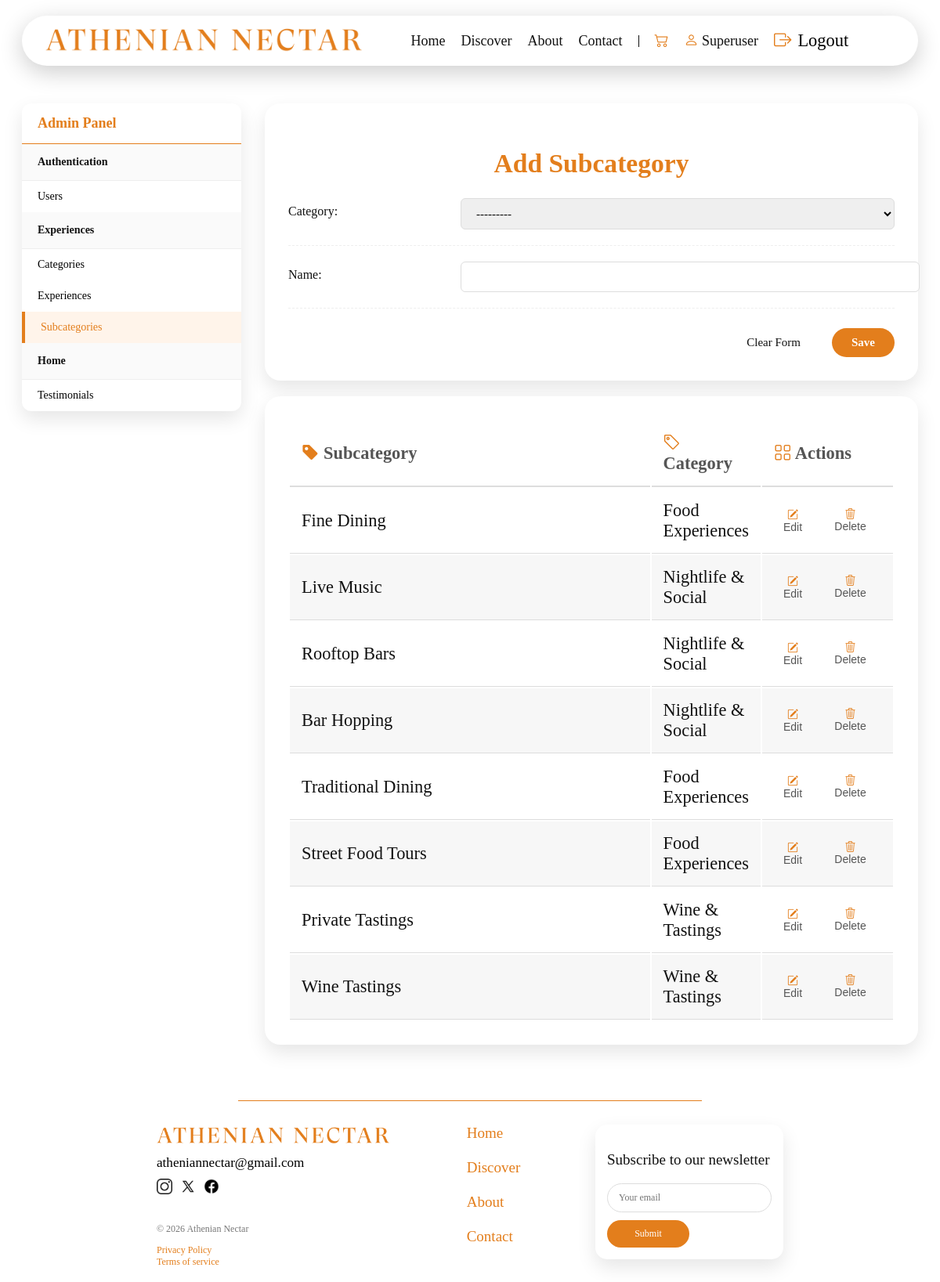
Page /adminpanel/subcategory/add/ (signed in) on the committed database.
### experiences/models.py (models this page shows, shortened)
class Subcategory(models.Model):
    name = models.CharField(max_length=100)
    category = models.ForeignKey(Category, on_delete=models.CASCADE)
    class Meta:
        verbose_name_plural = "Subcategories"

class Category(models.Model):
    name = models.CharField(max_length=100)
    class Meta:
        verbose_name_plural = "Categories"
    def __str__(self):
        return self.name

### adminpanel/views.py (the view)
# urls.py: path('subcategory/add/', views.add_subcategory, name='add_subcategory'),
@user_passes_test(check_admin, login_url='login')
def add_subcategory(request):
    if request.method == 'POST':
        sub_id = request.POST.get('subcategory_id')
        if sub_id:
            try:
                sub_to_update = Subcategory.objects.get(id=sub_id)
                form = SubcategoryForm(request.POST, request.FILES, instance=sub_to_update)
            except Subcategory.DoesNotExist:
                form = SubcategoryForm(request.POST, request.FILES)
        else:
            form = SubcategoryForm(request.POST, request.FILES)
        if form.is_valid():
            form.save()
            return redirect('add_subcategory')
    else:
        form = SubcategoryForm()
    all_subcategories = Subcategory.objects.select_related('category').all().order_by('-id')
    context = {
        'form': form,
        'subcategories': all_subcategories,
    }
    return render(request, 'adminpanel/add_subcategory.html', context)

### adminpanel/forms.py
class SubcategoryForm(forms.ModelForm):
    class Meta:
        model = Subcategory
        fields = ['category', 'name']
        widgets = {
            'name': forms.TextInput(attrs={'class': 'form-control', 'maxlength': '10'}),
        }

### adminpanel/views.py (called while the page is built)
def check_admin(user):
    return user.is_superuser # or user.is_staff

### orders/context_processors.py (called while the page is built)
def cart_processor(request):
    cart = request.session.get('cart', {})
    cart_item_count = len(cart)
    return {'cart_item_count': cart_item_count}

### adminpanel/templates/adminpanel/add_subcategory.html (shortened to what this page needs)
{% extends 'home/base.html' %}
{% load static %}
{% block extra_css %}
    <link rel="stylesheet" href="{% static 'css/adminpanel.css' %}">
    <link rel="stylesheet" href="{% static 'css/users.css' %}">
{% endblock %}
{% block content %}
<div class="add-container">
    <div class="sidebar">
        <div class="admin-side-title">
            <a href="{% url 'admin_panel' %}">Admin Panel</a>
        </div>
        <div>
            <div class="side-title">Authentication</div>
            <a href="{% url 'add_user' %}" class="side-link">Users</a>
        </div>
        <div>
            <div class="side-title">Experiences</div>
            <a href="{% url 'add_category' %}" class="side-link">Categories </a>
            <a href="{% url 'add_experience' %}" class="side-link">Experiences </a>
            <a href="{% url 'add_subcategory' %}" class="side-link active">Subcategories </a>
        </div>
        <div>
            <div class="side-title">Home</div>
            <a href="{% url 'add_testimonial' %}" class="side-link">Testimonials</a>
        </div>
    </div>
    <div class="manage-experiences">
        <div class="admin-card">
            <h2 class="admin-title" id="form_title">Add Subcategory</h2>
            <div id="subcategory_form_container">
                <form id="subcategory_form" method="POST" enctype="multipart/form-data">
                    <div>
                        {% for field in form %}
                        <div class="form-rows">
                            <div class="form-label">
                                <label>{{ field.label }}:</label>
                            </div>
                            <div class="form-input">
                                {{ field }}
                            </div>
                        </div>
                        {% endfor %}
                    </div>
                    <div class="form-buttons">
                        <button type="button" id="cancel_subcategory_button" class="cancel-btn">Clear Form</button>
                        <button type="submit" id="save_button" class="orange-button">Save</button>
                    </div>
                </form>
            </div>
        </div>
        <div class="admin-table-card">
            <div class="admin-table-container">
                <table class="admin-table" id="subcategory_table">
                    <thead>
                        <tr>
                            <th><i class="bi bi-tag-fill"></i> Subcategory </th>
                            <th><i class="bi bi-tag"></i> Category</th>
                            <th><i class="bi bi-grid"></i> Actions</th>
                        </tr>
                    </thead>
                    <tbody>
                        {% for sub in subcategories %}
                        <tr class="table-row"
                                data-id="{{ sub.id }}"
                                data-name="{{ sub.name }}"
                                data-category="{{ sub.category.id }}">
                            <td>{{ sub.name }}</td>
                            <td>{{ sub.category.name }}</td>
                            <td>
                                <div class="actions">
                                    <button type="button" class="action-btn edit-btn"><i class="bi bi-pencil-square"></i> Edit</button>
                                    <form action="{% url 'delete_subcategory' sub.id %}" method="POST" class="inline-form" onsubmit="return confirm('Are you sure you want to delete {{ sub.name|escapejs }}? This cannot be undone.');">
                                        <button type="submit" class="action-btn delete-btn"><i class="bi bi-trash3"></i> Delete</button>
                                    </form>
                                </div>
                            </td>
                        </tr>
                        {% empty %}
                        <tr>
                            <td colspan="3" class="empty-state">No subcategories added yet.</td>
                        </tr>
                        {% endfor %}
                    </tbody>
                </table>
            </div>
        </div>
    </div> </div>
{% endblock %}

### home/templates/home/header.html (shortened to what this page needs)
{% load static %}
<header class="athenian-header">
    <div class="header-container">
        <div class="logo-section">
                <a href="{% url 'home' %}">
                <img src="{% static 'images/logo.png' %}" alt="Athenian Nectar Logo">
            </a>
        </div>
        <nav class="nav-links" aria-label="Main navigation">
            <a href="{% url 'home' %}">Home</a>
            <a href="{% url 'discover' %}">Discover</a>
            <a href="{% url 'about' %}">About</a>
            <a href="{% url 'contact' %}">Contact</a>
            {% if user.is_authenticated %}
                <a href="{% url 'cart_detail' %}" class="nav-link">
                    <i class="bi bi-cart2"></i>
                </a>
                <a href="{% url 'dashboard' %}">
                    <i class="bi bi-person"></i>
                    <span>{{ user.username|title }}</span>
                </a>
                <form action="{% url 'logout' %}" method="post" class="logout-form">
                    <button type="submit" class="logout-button">
                        <i class="bi bi-box-arrow-right"></i>
                        <span>Logout</span>
                    </button>
                </form>
            {% else %}
                <a href="{% url 'login' %}">
                    <i class="bi bi-person"></i>
                    <span>Login/Register</span>
                </a>
            {% endif %}
        </nav>
    </div>
</header>

### home/static/css/style.css (style rules this page uses)
:root { --bg-color: #ffffff; --text-color: #111111; --text-muted: #555555; --border-color: #dddddd; --line-color: #000000; }
body { background-color: var(--bg-color); color: var(--text-color); transition: background-color 0.3s ease, color 0.3s ease; font-family: 'Georgia', 'Perpetua', 'Perpetua Titling MT', 'Times New Roman',serif; font-size: 140%; display: flex; flex-direction: column; min-height: 100vh; }
a { color: #e37e1c; text-decoration: none; }
.orange-button { width:100%; padding:14px; background:#e37e1c; color:white; border:none; border-radius:30px; font-size:16px; cursor:pointer; font-family: inherit; }
.athenian-header { padding: 0 20px; position: sticky; top: 20px; z-index: 1000; }
.header-container { display: flex; justify-content: space-between; align-items: center; max-width: 1100px; margin: 0 auto; background-color: var(--bg-color); padding: 12px 30px; border-radius: 50px; box-shadow: 0 8px 30px rgba(0,0,0,0.2); }
.logo-section img { height: 40px; width: auto; display: block; }
.nav-links { display: flex; align-items: center; gap: 20px; }
.nav-links a { color: var(--text-color); text-decoration: none; font-size: 18px; transition: color 0.3s; }
.logout-button { background: none; border: none; padding: 0; margin: 0; font-family: inherit; font-size: inherit; cursor: pointer; display: flex; gap: 8px; transition: color 0.2s ease; }

### home/static/css/cart.css (style rules this page uses)
.nav-link { display: inline-flex; align-items: center; gap: 6px; text-decoration: none; }

### home/static/css/adminpanel.css (style rules this page uses)
.admin-title { color: #e37e1c; margin-bottom: 25px; text-align: center; }
.admin-card { background: var(--bg-color); padding: 30px; border-radius: 20px; box-shadow: 0 10px 25px rgba(0,0,0,0.1); }
.add-container { display: flex; padding: 40px 20px; gap: 30px; max-width: 1400px; margin: 20px auto; }
.sidebar { background: var(--bg-color); width: 280px; border-radius: 12px; box-shadow: 0 10px 25px rgba(0,0,0,0.1); flex-shrink: 0; height: fit-content; }
.admin-side-title { padding: 15px 20px; font-size: 18px; font-weight: bold; border-bottom: 1px solid #e37e1c; color:#e37e1c; text-align: left; }
.side-title { background-color: #fafafa; padding: 15px 20px; font-size: 14px; font-weight: bold; border-bottom: 1px solid #eee; }
.side-link { display: flex; justify-content: space-between; padding: 12px 20px; color: black; font-size: 14px; transition: background-color 0.2s ease, color 0.2s ease; }
.side-link.active { background-color: #fff4ea; color: #e37e1c; border-left: 4px solid #e37e1c; }
.form-rows { display: flex; align-items: flex-start; padding-bottom: 20px; margin-bottom: 20px; border-bottom: 1px dashed #eee; }
.form-label { width: 220px; padding-top: 8px; font-size: 16px; }
.form-input { flex-grow: 1; max-width: 600px; }
.form-input input, .form-input select, .form-input textarea { border-radius: 6px; border: 1px solid #ddd; padding: 10px 15px; width: 100%; font-family: inherit; font-size:15px; transition: border-color 0.2s ease, box-shadow 0.2s ease; }
.orange-button { font-family: inherit; font-size: 15px; font-weight: bold; padding: 10px 25px; border-radius: 20px; background-color: #e37e1c; color: white; cursor: pointer; border: none; transition: background-color 0.2s ease, transform 0.1s ease; width: auto; }
.cancel-btn { font-family: inherit; font-size: 15px; padding: 10px 25px; border-radius: 20px; background: transparent; color: var(--text-color); cursor: pointer; border: none; transition: background-color 0.2s ease, color 0.2s ease; }
.form-buttons { display: flex; justify-content: flex-end; gap: 15px; margin-top: 25px; }
.admin-table-card { background: var(--bg-color); padding: 30px; border-radius: 20px; box-shadow: 0 10px 25px rgba(0,0,0,0.1); overflow: hidden; }
.admin-table th:nth-child(1) { width: 60%; }
.admin-table th:nth-child(2) { width: 10%; }
.admin-table th { text-align: left; padding: 15px; border-bottom: 2px solid var(--border-color); color: var(--text-muted); font-weight: 600; }
.admin-table td { padding: 15px; border-bottom: 1px solid var(--border-color); color: var(--text-color); vertical-align: middle; }
.admin-table tr:nth-child(even) { background-color: #f3f3f3a8; }
.action-btn { background: none; border: none; font-size: 14px; cursor: pointer; margin-right: 10px; transition: 0.2s; color: var(--text-muted); }
.manage-experiences { flex-grow: 1; display: flex; flex-direction: column; gap: 20px; }
.actions { display: flex; justify-content: center; align-items: center; gap: 10px; }

### home/static/css/users.css (style rules this page uses)
.bi { color: #e37e1c; }

### rows in the picture
Subcategory: name "Fine Dining", category.name "Food Experiences"
Subcategory: name "Live Music", category.name "Nightlife & Social"
Subcategory: name "Rooftop Bars", category.name "Nightlife & Social"
Subcategory: name "Bar Hopping", category.name "Nightlife & Social"
Subcategory: name "Traditional Dining", category.name "Food Experiences"
Subcategory: name "Street Food Tours", category.name "Food Experiences"
Subcategory: name "Private Tastings", category.name "Wine & Tastings"
Subcategory: name "Wine Tastings", category.name "Wine & Tastings"

### other values in the picture
{{ user.username|title }} "Superuser"
{{ field.label }} "Category" "Name"
